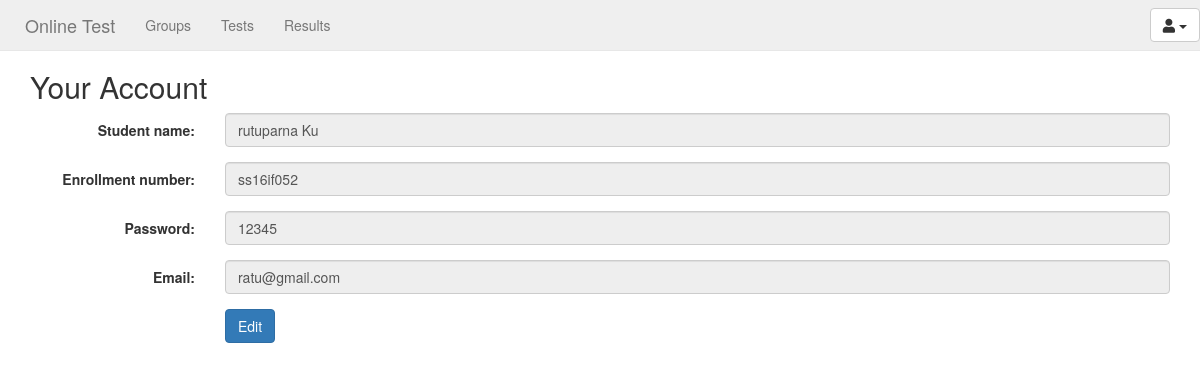
Page /project008/sphp/student_profile.php (signed in) on the committed database.
### tables this page shows
CREATE TABLE IF NOT EXISTS `student` (
  `id` int(11) NOT NULL AUTO_INCREMENT,
  `studentName` varchar(50) NOT NULL,
  `enrollment` varchar(50) DEFAULT NULL,
  `password` varchar(50) DEFAULT NULL,
  `email` varchar(50) DEFAULT NULL,
  `added_by` varchar(50) DEFAULT NULL,
  PRIMARY KEY (`id`),
  UNIQUE KEY `enrollment` (`enrollment`),
  KEY `added_by` (`added_by`)
);

### project008/sphp/student.php (called while the page is built, shortened)
<?php
class Student
{
public function getName($con,$id)
	{
		$query="select * from student where id=$id";
		$result=$con->query($query);
		$row=$result->fetch_assoc();
		return $row['studentName'];
	}
	public function getLoginId($con,$id)
	{
		$query="select * from student where id=$id";
		$result=$con->query($query);
		$row=$result->fetch_assoc();
		return $row['enrollment'];
	}
		public function getPassword($con,$id)
	{
		$query="select * from student where id=$id";
		$result=$con->query($query);
		$row=$result->fetch_assoc();
		return $row['password'];
	}
	public function getEmail($con,$id)
	{
		$query="select * from student where id=$id";
		$result=$con->query($query);
		$row=$result->fetch_assoc();
		return $row['email'];
	}
		}
?>

### project008/sphp/student_profile.php (the view, shortened to what this page needs)
<?php
  include 'connection.php';
  include 'Student.php';
  $id=$_SESSION['student_id'];
      $s=new Student();
      $Sname=$s->getName($con,$id);
      $enroll=$s->getLoginId($con,$id);
      $pass=$s->getPassword($con,$id);
      $email=$s->getEmail($con,$id);
?>
<!DOCTYPE html>
<html>
<head>
      <link rel="stylesheet" href="https://maxcdn.bootstrapcdn.com/bootstrap/3.3.7/css/bootstrap.min.css">
      <link rel="stylesheet" href="https://use.fontawesome.com/releases/v5.2.0/css/all.css">
    <link rel="stylesheet" type="text/css" href="http://localhost/project008/scss/home.css">
</head>
<body>
  <div id="wrapper"  >
  <div class="main" >
      <nav class="navbar navbar-default navbar-fixed-top " id="navbar" >
        <div class="container-fluid">
          <div class="navbar-header">
            <a class="navbar-brand" href="studentHome.php">Online Test</a>
          </div>
          <div class="collapse navbar-collapse" id="myNavbar">
          <ul class="nav navbar-nav" id="myNav">
            <li><a href="showGroups.php">Groups</a></li>
          </ul>
          <ul class="nav navbar-nav navbar-right">
                <li class="dropdown">
                  <button class="btn btn-default dropdown-toggle navbar-btn" type="button" id="menu1" data-toggle="dropdown"><span class="fa fa-user" ></span>
                  <span class="caret"></span></button>
                </li>
          </ul>
        </div>
        </div>
      </nav>
    <div class="container">
  <h2>Your Account</h2>
  <form class="form-horizontal" action="/action_page.php">
    <div class="form-group">
      <label class="control-label col-sm-2" for="TxtID">Student name:</label>
      <div class="col-sm-10">
        <input type="text" class="form-control" id="TxtID"  name="TxtID" value="<?php echo $Sname ?>" readonly="true"  >
      </div>
    </div>
    <div class="form-group">
      <label class="control-label col-sm-2" for="TxtName">Enrollment number:</label>
      <div class="col-sm-10">
        <input type="text" class="form-control" id="TxtName"  name="TxtName" value="<?php echo $enroll ?>" readonly="true"  >
      </div>
    </div>
    <div class="form-group">
      <label class="control-label col-sm-2" for="TxtPass">Password:</label>
      <div class="col-sm-10">
        <input type="text" class="form-control" id="TxtPass" value="<?php echo $pass ?>"  readonly="true">
      </div>
    </div>
    <div class="form-group">
      <label class="control-label col-sm-2" for="Txtmail">Email:</label>
      <div class="col-sm-10">
        <input type="text" class="form-control" id="Txtmail" value="<?php echo $email ?>"  name="Txtmail" readonly="true" >
      </div>
    </div>
    <div class="form-group">
      <div class="col-sm-offset-2 col-sm-10">
       <button type="button" class="btn btn-primary" data-toggle="modal" data-target="#loginModal" >
    Edit
  </button>
      </div>
    </div>
  </form>
</div>
</div>
</div>
</body>
</html>

### project008/scss/home.css (style rules this page uses)
.navbar { background-color: #efefef; transition: 0.5s; }
.main { margin-top: 50px; transition: 0.5s; }
.navbar-header { padding-left: 10px; }

### rows in the picture
student: TxtID "rutuparna Ku", TxtName "ss16if052", password "12345", Txtmail "ratu@gmail.com"
